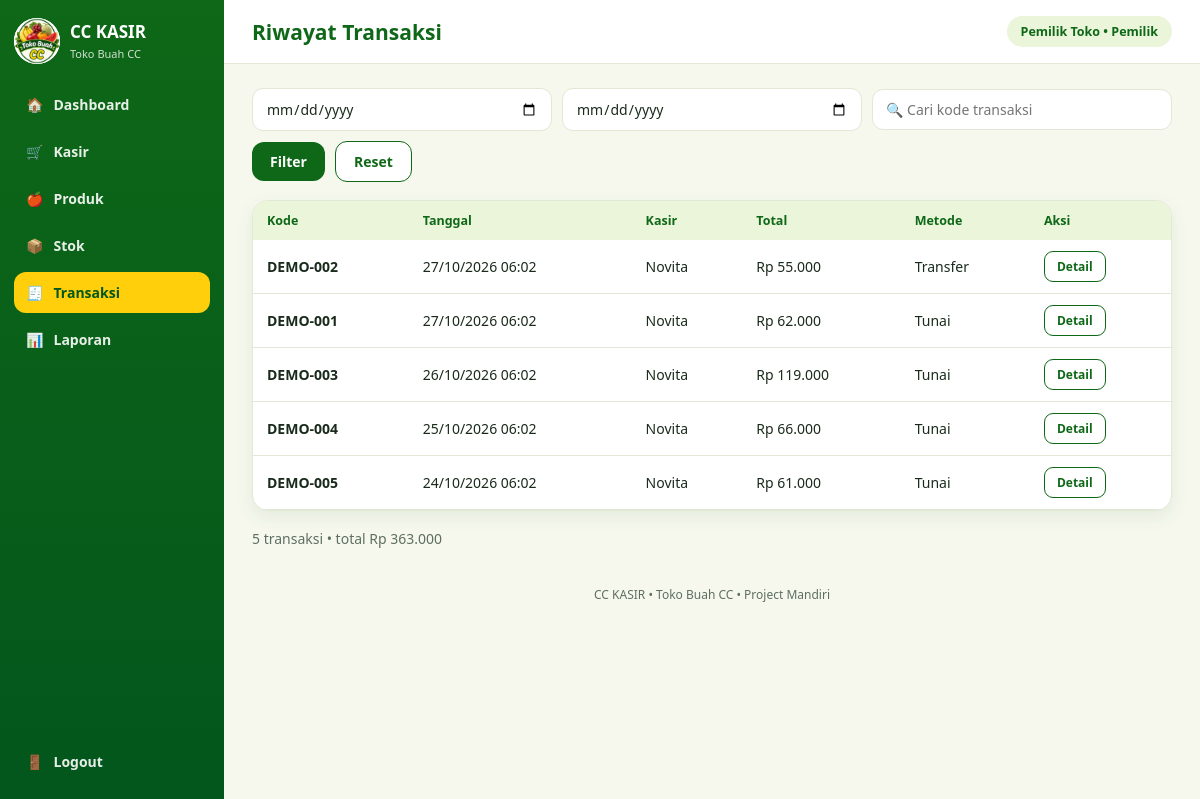
Page /views/transaksi.php (signed in) on the committed database.
### tables this page shows
CREATE TABLE transaksi (
  id_transaksi INT NOT NULL AUTO_INCREMENT PRIMARY KEY,
  kode_transaksi VARCHAR(20) NOT NULL UNIQUE,
  tanggal DATETIME NOT NULL DEFAULT CURRENT_TIMESTAMP,
  id_user INT NOT NULL,
  total INT NOT NULL DEFAULT 0,
  bayar INT NOT NULL DEFAULT 0,
  kembalian INT NOT NULL DEFAULT 0,
  metode_bayar ENUM('tunai','transfer') NOT NULL DEFAULT 'tunai',
  CONSTRAINT fk_transaksi_user FOREIGN KEY (id_user) REFERENCES `user`(id_user)
);

CREATE TABLE `user` (
  id_user INT NOT NULL AUTO_INCREMENT PRIMARY KEY,
  nama VARCHAR(100) NOT NULL,
  username VARCHAR(50) NOT NULL UNIQUE,
  password VARCHAR(255) NOT NULL,
  role ENUM('pemilik','kasir') NOT NULL DEFAULT 'kasir',
  created_at DATETIME NOT NULL DEFAULT CURRENT_TIMESTAMP
);

### includes/auth.php (called while the page is built, shortened)
<?php
require_once __DIR__ . '/functions.php';
function is_pemilik(): bool
{
    return ($_SESSION['user']['role'] ?? '') === 'pemilik';
}

### includes/functions.php (called while the page is built, shortened)
<?php
function rupiah($angka): string
{
    return 'Rp ' . number_format((float) $angka, 0, ',', '.');
}
function e($teks): string
{
    return htmlspecialchars((string) $teks, ENT_QUOTES, 'UTF-8');
}
function valid_date(string $tanggal): string
{
    return preg_match('/^\d{4}-\d{2}-\d{2}$/', $tanggal) ? $tanggal : '';
}

### config/database.php (called while the page is built, shortened)
<?php
function db(): PDO
{
    static $pdo = null;
    if ($pdo === null) {
        $dsn = 'mysql:host=' . DB_HOST . ';dbname=' . DB_NAME . ';charset=utf8mb4';
        $pdo = new PDO($dsn, DB_USER, DB_PASS, [
            PDO::ATTR_ERRMODE => PDO::ERRMODE_EXCEPTION,
            PDO::ATTR_DEFAULT_FETCH_MODE => PDO::FETCH_ASSOC,
        ]);
    }
    return $pdo;
}

### views/transaksi.php (the view, shortened to what this page needs)
<?php
$dari = valid_date($_GET['dari'] ?? '');
$sampai = valid_date($_GET['sampai'] ?? '');
$q = trim($_GET['q'] ?? '');
$sql = 'SELECT t.id_transaksi, t.kode_transaksi, t.tanggal, t.total, t.metode_bayar, u.nama AS kasir FROM transaksi t JOIN `user` u ON u.id_user = t.id_user WHERE 1 = 1';
$param = [];
$sql .= ' ORDER BY t.tanggal DESC, t.id_transaksi DESC LIMIT 200';
$st = db()->prepare($sql);
$st->execute($param);
$daftar = $st->fetchAll();
$jumlah = 0;
foreach ($daftar as $d) {
    $jumlah += (int) $d['total'];
}
include ROOT_PATH . '/includes/header.php';
include ROOT_PATH . '/includes/navbar.php';
?>
<div class="view">
    <?php if (is_pemilik()): ?>
        <form method="get" class="tools">
            <input type="date" name="dari" value="<?= e($dari) ?>">
            <input type="date" name="sampai" value="<?= e($sampai) ?>">
            <input name="q" value="<?= e($q) ?>" placeholder="🔍 Cari kode transaksi">
            <button class="btn" type="submit">Filter</button>
            <a class="btn o" href="<?= BASE_URL ?>views/transaksi.php">Reset</a>
        </form>
    <?php else: ?>
        <p class="muted">Menampilkan transaksi hari ini.</p>
    <?php endif; ?>
    <div class="card tw">
        <table>
            <tr><th>Kode</th><th>Tanggal</th><th>Kasir</th><th>Total</th><th>Metode</th><th>Aksi</th></tr>
            <?php foreach ($daftar as $d): ?>
                <tr>
                    <td><b><?= e($d['kode_transaksi']) ?></b></td>
                    <td><?= e(date('d/m/Y H:i', strtotime($d['tanggal']))) ?></td>
                    <td><?= e($d['kasir']) ?></td>
                    <td><?= e(rupiah($d['total'])) ?></td>
                    <td><?= e(ucfirst($d['metode_bayar'])) ?></td>
                    <td><a class="btn o s" href="<?= BASE_URL ?>views/struk.php?id=<?= (int) $d['id_transaksi'] ?>">Detail</a></td>
                </tr>
            <?php endforeach; ?>
        </table>
    </div>
    <p class="muted"><?= count($daftar) ?> transaksi • total <?= e(rupiah($jumlah)) ?></p>
</div>
<?php include ROOT_PATH . '/includes/footer.php'; ?>

### assets/css/style.css (style rules this page uses)
:root { --g1:#03561C;--g2:#0E6817;--g3:#1D7519;--lime:#B2E04D;--yel:#FECF0A;--bg:#F6F8EE;--card:#fff;--ink:#1A2B1C;--mut:#5E6F60;--line:#E1E8D6;--tint:#EAF5DA }
* { box-sizing:border-box;margin:0 }
html,body { min-height:100% }
body { font-family:Nunito,'Segoe UI',Arial,sans-serif;background:var(--bg);color:var(--ink);font-size:14px }
a { text-decoration:none;color:inherit }
.muted { color:var(--mut) }
.view { padding:24px 28px;display:grid;gap:18px }
.card { background:var(--card);border-radius:16px;padding:18px;border:1px solid var(--line);box-shadow:0 6px 18px rgba(3,86,28,.08) }
.tools { display:flex;gap:10px;align-items:center;flex-wrap:wrap }
.tools input { max-width:300px }
.btn { display:inline-block;text-align:center;padding:10px 18px;border-radius:12px;font:inherit;font-weight:800;background:var(--g2);color:#fff;border:0;cursor:pointer }
.btn.o { background:var(--card);color:var(--g2);border:1.5px solid var(--g2) }
.btn.s { padding:6px 12px;font-size:12px;border-radius:9px }
input,select { font:inherit;padding:10px 13px;border:1.5px solid var(--line);border-radius:11px;width:100%;background:#fff;color:var(--ink) }
table { width:100%;border-collapse:collapse }
th { background:var(--tint);color:var(--g2);text-align:left;padding:11px 14px;font-size:12.5px }
td { padding:11px 14px;border-bottom:1px solid var(--line) }
.tw { padding:0;overflow-x:auto }

### rows in the picture
transaksi: kode_transaksi "DEMO-002", tanggal "27/10/2026 06:02", id_user.nama "Novita", total "Rp 55.000", metode_bayar "Transfer"
transaksi: kode_transaksi "DEMO-001", tanggal "27/10/2026 06:02", id_user.nama "Novita", total "Rp 62.000", metode_bayar "Tunai"
transaksi: kode_transaksi "DEMO-003", tanggal "26/10/2026 06:02", id_user.nama "Novita", total "Rp 119.000", metode_bayar "Tunai"
transaksi: kode_transaksi "DEMO-004", tanggal "25/10/2026 06:02", id_user.nama "Novita", total "Rp 66.000", metode_bayar "Tunai"
transaksi: kode_transaksi "DEMO-005", tanggal "24/10/2026 06:02", id_user.nama "Novita", total "Rp 61.000", metode_bayar "Tunai"

### other values in the picture
APP_NAME "CC KASIR"
MITRA_NAME "Toko Buah CC"
$icon "🏠"
$label "Dashboard"
$icon "🛒"
$label "Kasir"
$icon "🍎"
$label "Produk"
$icon "📦"
$label "Stok"
$icon "🧾"
$label "Transaksi"
$icon "📊"
$label "Laporan"
$pageTitle "Riwayat Transaksi"
